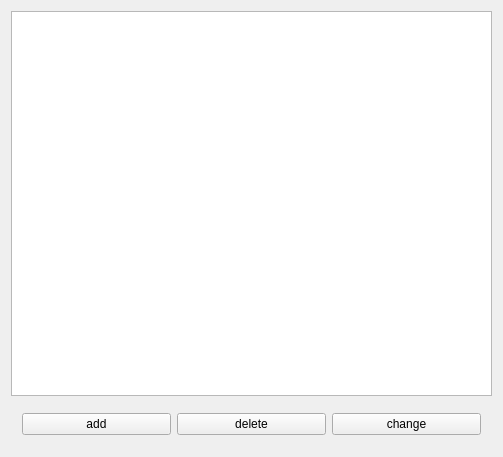
<?xml version="1.0" encoding="UTF-8"?>
<ui version="4.0">
 <class>GraphcisChangeView</class>
 <widget class="QMainWindow" name="GraphcisChangeView">
  <property name="geometry">
   <rect>
    <x>0</x>
    <y>0</y>
    <width>503</width>
    <height>457</height>
   </rect>
  </property>
  <property name="windowTitle">
   <string>GraphcisChangeView</string>
  </property>
  <widget class="QWidget" name="centralWidget">
   <layout class="QGridLayout" name="gridLayout" rowstretch="10,1">
    <item row="0" column="0">
     <widget class="QGraphicsView" name="graphicsView"/>
    </item>
    <item row="1" column="0">
     <widget class="QWidget" name="widget" native="true">
      <layout class="QHBoxLayout" name="horizontalLayout">
       <item>
        <widget class="QPushButton" name="pushButton">
         <property name="text">
          <string>add</string>
         </property>
        </widget>
       </item>
       <item>
        <widget class="QPushButton" name="pushButton_3">
         <property name="text">
          <string>delete</string>
         </property>
        </widget>
       </item>
       <item>
        <widget class="QPushButton" name="pushButton_2">
         <property name="text">
          <string>change</string>
         </property>
        </widget>
       </item>
      </layout>
     </widget>
    </item>
   </layout>
  </widget>
 </widget>
 <layoutdefault spacing="6" margin="11"/>
 <resources/>
 <connections/>
</ui>
